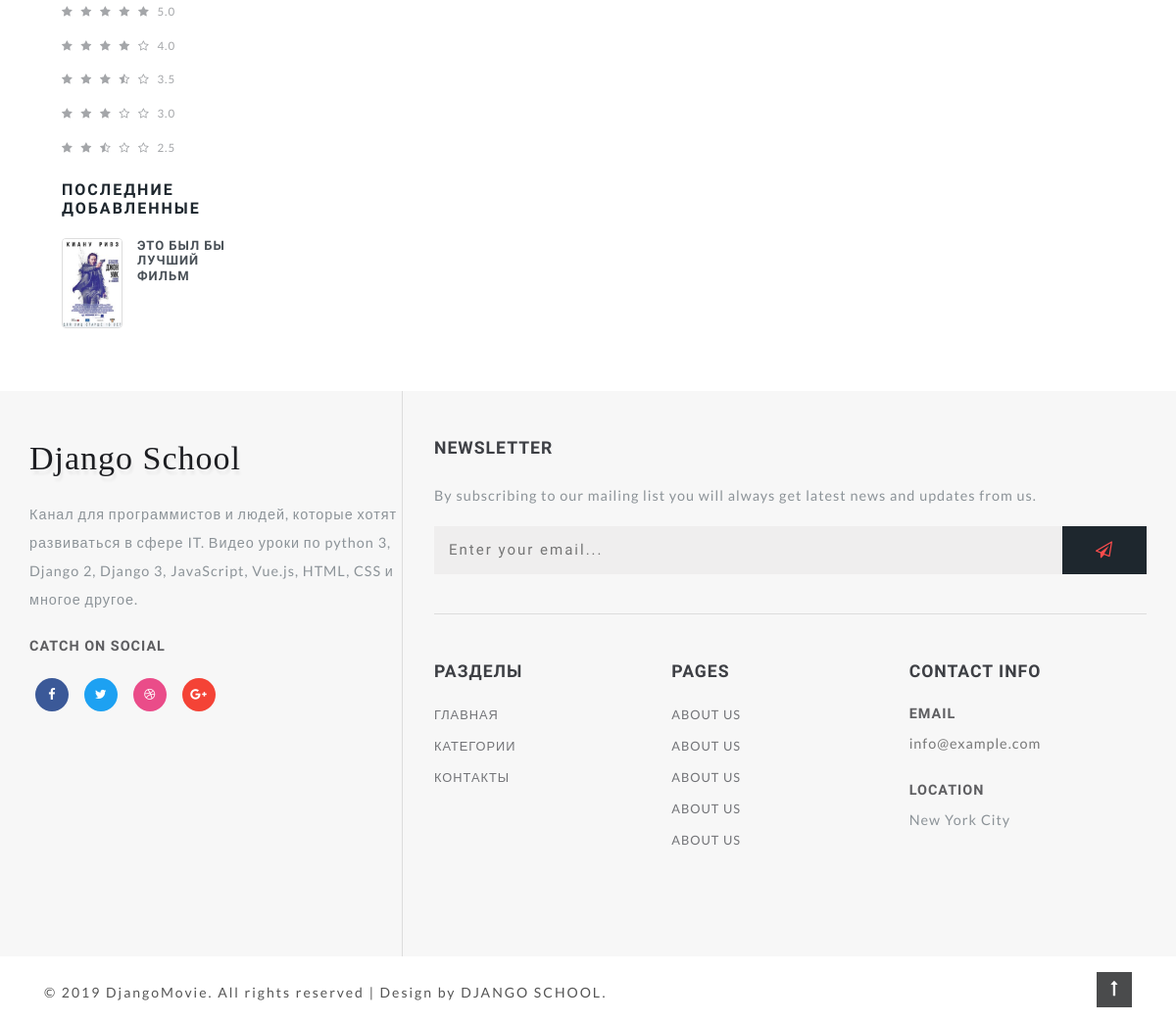
The app's page / (lower part), older data.
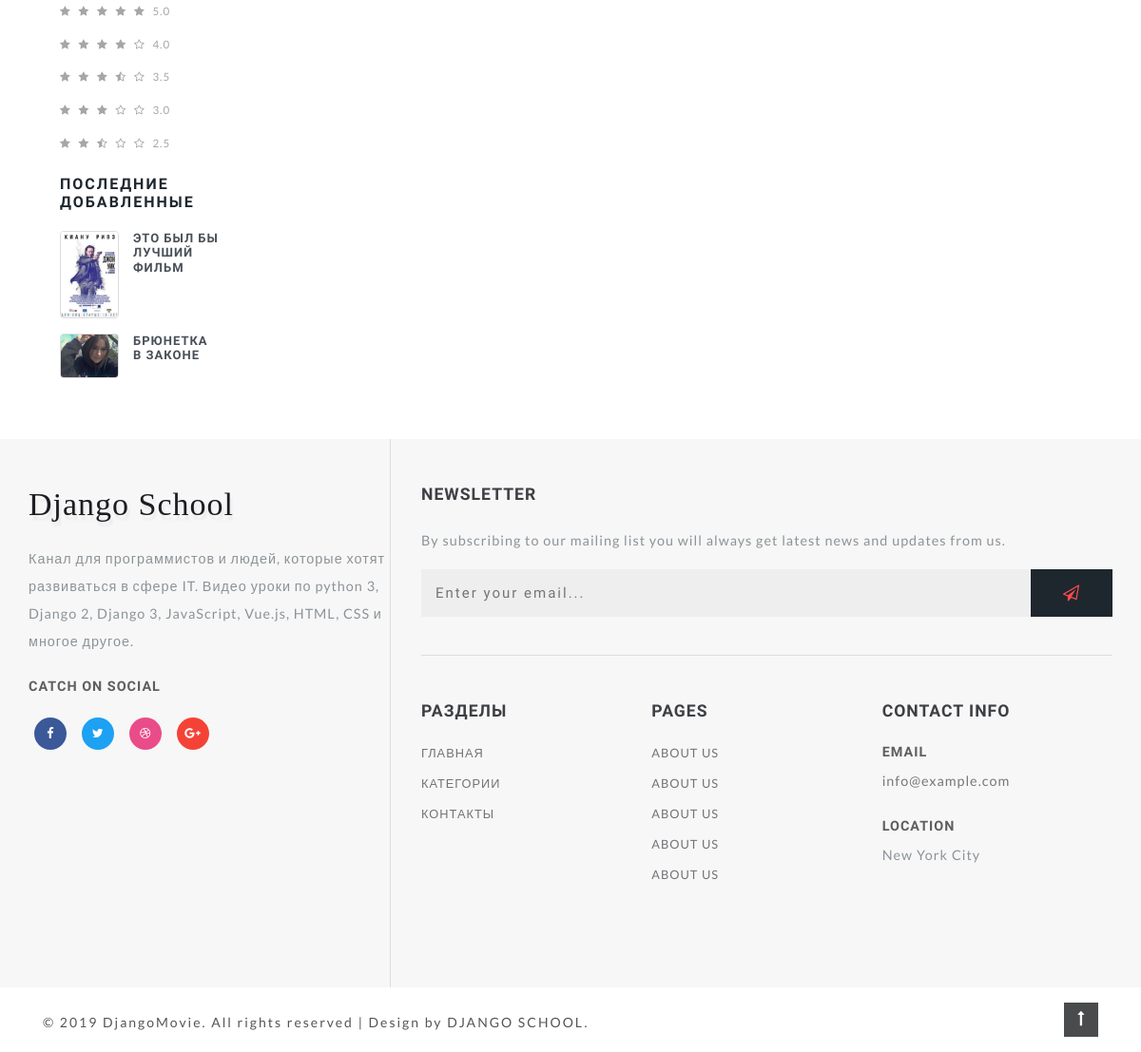
The same page, newer data.
### main/models.py (models this page shows, shortened)
class Movie(models.Model):
    title = models.CharField("Название", max_length=100)
    tagline = models.CharField("Слоган", max_length=100, default='')
    description = models.TextField("Описание")
    poster = models.ImageField("Постер", upload_to="movies/")
    year = models.PositiveIntegerField("Дата выхода", default=2021)
    country = models.CharField("Страна", max_length=30)
    directors = models.ManyToManyField(Actor, verbose_name="режиссер", related_name="film_director")
    actors = models.ManyToManyField(Actor, verbose_name="актеры", related_name="film_actor")
    genres = models.ManyToManyField(Genre, verbose_name="жанры")
    world_premier = models.DateField("Премьера в мире", default=date.today)
    budget = models.PositiveIntegerField("Бюджет", default=0, help_text="указывать сумму в долларах")
    fees_in_usa = models.PositiveIntegerField("Сборы в США", default=0, help_text="указывать сумму в долларах")
    fees_in_world = models.PositiveIntegerField("Сборы в мире", default=0, help_text="указывать сумму в долларах")
    category = models.ForeignKey(Category, verbose_name="Категория", on_delete=models.SET_NULL, null=True)
    url = models.SlugField(max_length=160, unique=True)
    draft = models.BooleanField("Черновик", default=False)
    def get_absolute_url(self):
        return reverse("movie_detail", kwargs={"slug": self.url})
    class Meta:
        verbose_name = "Фильм"
        verbose_name_plural = "Фильмы"

### main/views.py (the view)
# urls.py: path('', views.MoviesView.as_view()),
class MoviesView(ListView):
    model = Movie
    queryset = Movie.objects.filter(draft=False)

### main/templatetags/tags.py (called while the page is built)
@register.simple_tag()
def get_categories():
    return Category.objects.all()

@register.inclusion_tag('main/tags/last_movies.html')
def get_last_movie(count = 5):
    movies = Movie.objects.order_by("id")[:count]
    return {"last_movies": movies}

### main/templates/main/movie_list.html (shortened to what this page needs)
{% extends 'main/base.html' %}
{% block movie %}
<div class="left-ads-display col-lg-9">
</div>
{% endblock movie %}

### main/templates/main/tags/last_movies.html (shortened to what this page needs)
<div class="deal-leftmk left-side">
    <h3 class="sear-head editContent">Последние добавленные</h3>
    {% for movie in last_movies %}
    <div class="special-sec1 row mt-3 editContent">
        <div class="img-deals col-md-4">
            <img src="{{ movie.poster.url }}" class="img-fluid" alt="">
        </div>
        <div class="img-deal1 col-md-4">
            <h3 class="editContent">{{movie.title}}</h3>
        </div>
    </div>
    {% endfor %}
</div>

Row changes from the older to the newer data that the page shows:
added Movie: poster (picture), title "БРЮНЕТКА В ЗАКОНЕ"
